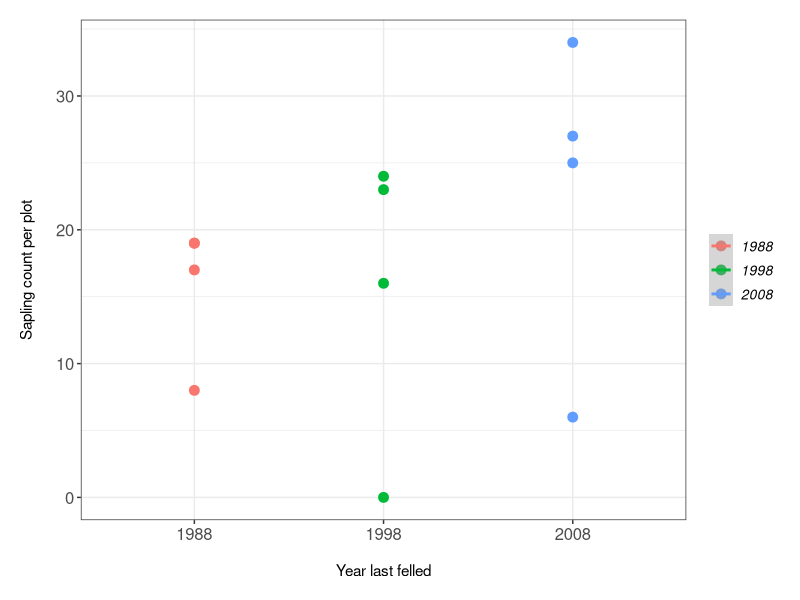
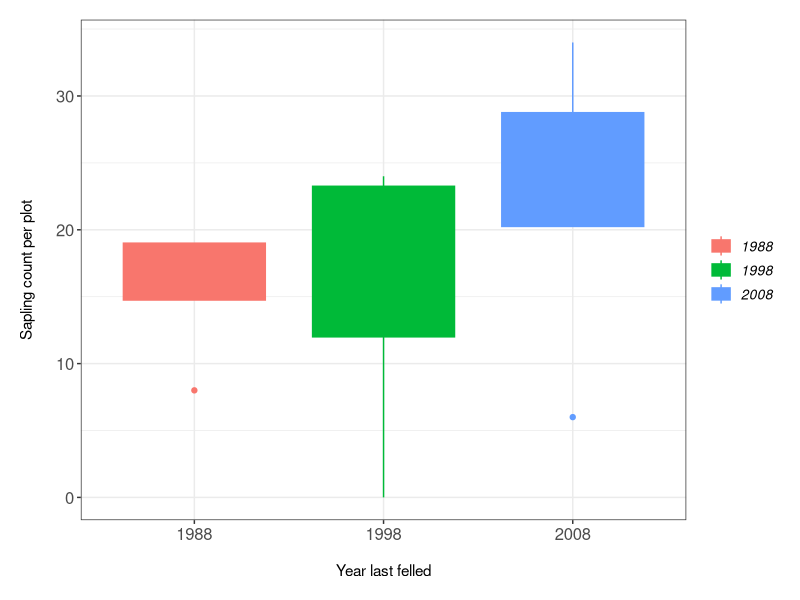

Write the R code that produced these figures, in order.
#Laura Barraclough
#Started: 10/02/2022
#email: s1729795@ed.ac.uk

# Work Flow
# 1. Load libraries and data frame
# 2. Test hypothesis 2: older plots will have fewer saplings.
#   (a) Try plotting as a scatter plot
#   (b) Try as a box plot


# 1. Load libraries and data frame ----
library(tidyverse)
library(gridExtra)

getwd() #check the working directory 

#Load data frame
sum_data <- read.csv("sum_data2.csv")

head(sum_data)
tail(sum_data)
str(sum_data)
View(sum_data)
#Check data has loaded properly
#Last felled is an integer not a character so we need to change this
sum_data$Last_felled <- as.character(sum_data$Last_felled)
#check this worked
str(sum_data) #it has so we can move on to testing hypothesis 2.

# 2. Plotting Hypothesis 2 as a scatter plot ----
(hyp2.2 <- ggplot(sum_data, aes(x = Last_felled, y = Sapling_count, colour = Last_felled)) +
   geom_point(size = 3) +
   theme_bw() + 
   ylab("Sapling count per plot\n") +
   xlab("\nYear last felled") +
   theme(axis.text.x = element_text(size = 12),
         axis.text.y = element_text(size = 12),
         plot.margin = unit(c(0.5,0.5,0.5,0.5), units = "cm"),
         legend.text = element_text(size = 10, face = "italic"),
         legend.title = element_blank()) +
   geom_smooth(method = "lm") #this isn't working- i think i need to add y~x
 )

#ggsave(hyp2.2, file= "Graphs/hyp2-2.png", width = 5, height = 5)

# 3. Plotting hypothesis 2 as a box plot ----
(hyp2.3 <- ggplot(sum_data, aes(x = Last_felled, y = Sapling_count, colour = Last_felled,
                                fill = Last_felled)) +
   geom_boxplot() +
   theme_bw() +
   ylab("Sapling count per plot\n") +
   xlab("\nYear last felled") +
   theme(axis.text.x = element_text(size = 12),
         axis.text.y = element_text(size = 12),
         plot.margin = unit(c(0.5,0.5,0.5,0.5), units = "cm"),
         legend.text = element_text(size = 10, face = "italic"),
         legend.title = element_blank())
 )
#ggsave(hyp2.3, file = "Graphs/hyp2-3.png", width = 5, height = 5)
